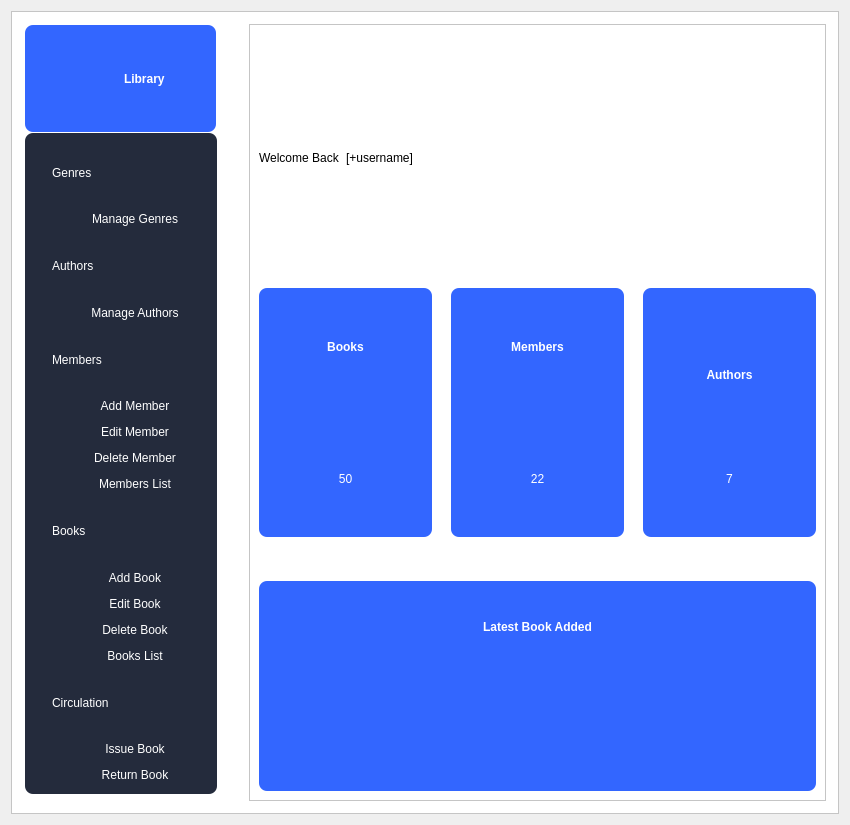
<?xml version="1.0" encoding="UTF-8"?>
<ui version="4.0">
 <class>digitalLibrary</class>
 <widget class="QDialog" name="digitalLibrary">
  <property name="geometry">
   <rect>
    <x>0</x>
    <y>0</y>
    <width>850</width>
    <height>825</height>
   </rect>
  </property>
  <property name="windowTitle">
   <string>Dialog</string>
  </property>
  <layout class="QVBoxLayout" name="verticalLayout_10">
   <item>
    <widget class="QFrame" name="frame_4">
     <property name="styleSheet">
      <string notr="true">background-color: rgb(255, 255, 255);</string>
     </property>
     <property name="frameShape">
      <enum>QFrame::StyledPanel</enum>
     </property>
     <property name="frameShadow">
      <enum>QFrame::Raised</enum>
     </property>
     <widget class="QFrame" name="frame_3">
      <property name="geometry">
       <rect>
        <x>238</x>
        <y>13</y>
        <width>577</width>
        <height>777</height>
       </rect>
      </property>
      <property name="styleSheet">
       <string notr="true">background-color: rgb(255, 255, 255);
</string>
      </property>
      <property name="frameShape">
       <enum>QFrame::StyledPanel</enum>
      </property>
      <property name="frameShadow">
       <enum>QFrame::Raised</enum>
      </property>
      <layout class="QVBoxLayout" name="verticalLayout_3">
       <item>
        <layout class="QHBoxLayout" name="horizontalLayout_23">
         <item>
          <layout class="QHBoxLayout" name="horizontalLayout_22">
           <item>
            <widget class="QLabel" name="label">
             <property name="styleSheet">
              <string notr="true">color: rgb(0, 0, 0);
font: 10pt &quot;Comic Sans MS&quot;;</string>
             </property>
             <property name="text">
              <string>Welcome Back</string>
             </property>
            </widget>
           </item>
           <item>
            <widget class="QLabel" name="username">
             <property name="styleSheet">
              <string notr="true">color: rgb(0, 0, 0);
font: 10pt &quot;Comic Sans MS&quot;;</string>
             </property>
             <property name="text">
              <string>[+username]</string>
             </property>
            </widget>
           </item>
          </layout>
         </item>
         <item>
          <spacer name="horizontalSpacer">
           <property name="orientation">
            <enum>Qt::Horizontal</enum>
           </property>
           <property name="sizeHint" stdset="0">
            <size>
             <width>138</width>
             <height>20</height>
            </size>
           </property>
          </spacer>
         </item>
        </layout>
       </item>
       <item>
        <layout class="QHBoxLayout" name="horizontalLayout_21">
         <item>
          <widget class="QFrame" name="frame_9">
           <property name="styleSheet">
            <string notr="true">background-color: #3366FF;
border-radius: 8px;</string>
           </property>
           <property name="frameShape">
            <enum>QFrame::StyledPanel</enum>
           </property>
           <property name="frameShadow">
            <enum>QFrame::Raised</enum>
           </property>
           <layout class="QVBoxLayout" name="verticalLayout_12">
            <item>
             <layout class="QVBoxLayout" name="verticalLayout_13">
              <item>
               <widget class="QLabel" name="label_24">
                <property name="styleSheet">
                 <string notr="true">font: 63 18pt &quot;Comic Sans MS&quot;;
color: rgb(255, 255, 255);
font-weight: bold;</string>
                </property>
                <property name="text">
                 <string>Books</string>
                </property>
                <property name="alignment">
                 <set>Qt::AlignCenter</set>
                </property>
               </widget>
              </item>
              <item>
               <spacer name="verticalSpacer_10">
                <property name="orientation">
                 <enum>Qt::Vertical</enum>
                </property>
                <property name="sizeType">
                 <enum>QSizePolicy::Fixed</enum>
                </property>
                <property name="sizeHint" stdset="0">
                 <size>
                  <width>20</width>
                  <height>28</height>
                 </size>
                </property>
               </spacer>
              </item>
              <item>
               <widget class="QLabel" name="bookNum">
                <property name="styleSheet">
                 <string notr="true">color: rgb(255, 255, 255);
font: 63 24pt &quot;Comic Sans MS&quot;;
</string>
                </property>
                <property name="text">
                 <string>50</string>
                </property>
                <property name="alignment">
                 <set>Qt::AlignCenter</set>
                </property>
               </widget>
              </item>
             </layout>
            </item>
           </layout>
          </widget>
         </item>
         <item>
          <spacer name="horizontalSpacer_19">
           <property name="orientation">
            <enum>Qt::Horizontal</enum>
           </property>
           <property name="sizeType">
            <enum>QSizePolicy::Fixed</enum>
           </property>
           <property name="sizeHint" stdset="0">
            <size>
             <width>13</width>
             <height>20</height>
            </size>
           </property>
          </spacer>
         </item>
         <item>
          <widget class="QFrame" name="frame_8">
           <property name="styleSheet">
            <string notr="true">background-color: #3366FF;
border-radius: 8px;</string>
           </property>
           <property name="frameShape">
            <enum>QFrame::StyledPanel</enum>
           </property>
           <property name="frameShadow">
            <enum>QFrame::Raised</enum>
           </property>
           <layout class="QVBoxLayout" name="verticalLayout_9">
            <item>
             <layout class="QVBoxLayout" name="verticalLayout_8">
              <item>
               <widget class="QLabel" name="label_20">
                <property name="styleSheet">
                 <string notr="true">font: 63 18pt &quot;Comic Sans MS&quot;;
color: rgb(255, 255, 255);
font-weight: bold;</string>
                </property>
                <property name="text">
                 <string>Members</string>
                </property>
                <property name="alignment">
                 <set>Qt::AlignCenter</set>
                </property>
               </widget>
              </item>
              <item>
               <spacer name="verticalSpacer_8">
                <property name="orientation">
                 <enum>Qt::Vertical</enum>
                </property>
                <property name="sizeType">
                 <enum>QSizePolicy::Fixed</enum>
                </property>
                <property name="sizeHint" stdset="0">
                 <size>
                  <width>20</width>
                  <height>28</height>
                 </size>
                </property>
               </spacer>
              </item>
              <item>
               <widget class="QLabel" name="memberNum">
                <property name="styleSheet">
                 <string notr="true">color: rgb(255, 255, 255);
font: 63 24pt &quot;Comic Sans MS&quot;;
</string>
                </property>
                <property name="text">
                 <string>22</string>
                </property>
                <property name="alignment">
                 <set>Qt::AlignCenter</set>
                </property>
               </widget>
              </item>
             </layout>
            </item>
           </layout>
          </widget>
         </item>
         <item>
          <spacer name="horizontalSpacer_21">
           <property name="orientation">
            <enum>Qt::Horizontal</enum>
           </property>
           <property name="sizeType">
            <enum>QSizePolicy::Fixed</enum>
           </property>
           <property name="sizeHint" stdset="0">
            <size>
             <width>13</width>
             <height>20</height>
            </size>
           </property>
          </spacer>
         </item>
         <item>
          <widget class="QFrame" name="frame_6">
           <property name="styleSheet">
            <string notr="true">background-color: #3366FF;
border-radius: 8px;</string>
           </property>
           <property name="frameShape">
            <enum>QFrame::StyledPanel</enum>
           </property>
           <property name="frameShadow">
            <enum>QFrame::Raised</enum>
           </property>
           <layout class="QHBoxLayout" name="horizontalLayout_20">
            <item>
             <layout class="QVBoxLayout" name="verticalLayout_7">
              <item>
               <spacer name="verticalSpacer_7">
                <property name="orientation">
                 <enum>Qt::Vertical</enum>
                </property>
                <property name="sizeType">
                 <enum>QSizePolicy::Fixed</enum>
                </property>
                <property name="sizeHint" stdset="0">
                 <size>
                  <width>20</width>
                  <height>28</height>
                 </size>
                </property>
               </spacer>
              </item>
              <item>
               <widget class="QLabel" name="label_13">
                <property name="styleSheet">
                 <string notr="true">font: 63 18pt &quot;Comic Sans MS&quot;;
color: rgb(255, 255, 255);
font-weight: bold;</string>
                </property>
                <property name="text">
                 <string>Authors</string>
                </property>
                <property name="alignment">
                 <set>Qt::AlignCenter</set>
                </property>
               </widget>
              </item>
              <item>
               <widget class="QLabel" name="authorNum">
                <property name="styleSheet">
                 <string notr="true">color: rgb(255, 255, 255);
font: 63 24pt &quot;Comic Sans MS&quot;;
</string>
                </property>
                <property name="text">
                 <string>7</string>
                </property>
                <property name="alignment">
                 <set>Qt::AlignCenter</set>
                </property>
               </widget>
              </item>
             </layout>
            </item>
           </layout>
          </widget>
         </item>
        </layout>
       </item>
       <item>
        <layout class="QVBoxLayout" name="verticalLayout_4">
         <item>
          <spacer name="verticalSpacer_3">
           <property name="orientation">
            <enum>Qt::Vertical</enum>
           </property>
           <property name="sizeType">
            <enum>QSizePolicy::Fixed</enum>
           </property>
           <property name="sizeHint" stdset="0">
            <size>
             <width>20</width>
             <height>38</height>
            </size>
           </property>
          </spacer>
         </item>
         <item>
          <widget class="QFrame" name="frame_7">
           <property name="styleSheet">
            <string notr="true">background-color: #3366FF;
border-radius: 8px;</string>
           </property>
           <property name="frameShape">
            <enum>QFrame::StyledPanel</enum>
           </property>
           <property name="frameShadow">
            <enum>QFrame::Raised</enum>
           </property>
           <layout class="QVBoxLayout" name="verticalLayout_5">
            <item>
             <widget class="QLabel" name="label_15">
              <property name="styleSheet">
               <string notr="true">font: 63 18pt &quot;Comic Sans MS&quot;;
color: rgb(255, 255, 255);
font-weight: bold;</string>
              </property>
              <property name="text">
               <string>Latest Book Added</string>
              </property>
              <property name="alignment">
               <set>Qt::AlignCenter</set>
              </property>
             </widget>
            </item>
            <item>
             <spacer name="verticalSpacer_6">
              <property name="orientation">
               <enum>Qt::Vertical</enum>
              </property>
              <property name="sizeType">
               <enum>QSizePolicy::Fixed</enum>
              </property>
              <property name="sizeHint" stdset="0">
               <size>
                <width>20</width>
                <height>38</height>
               </size>
              </property>
             </spacer>
            </item>
            <item>
             <layout class="QHBoxLayout" name="horizontalLayout_2">
              <item>
               <widget class="QLabel" name="cover_1">
                <property name="text">
                 <string/>
                </property>
               </widget>
              </item>
              <item>
               <widget class="QLabel" name="cover_2">
                <property name="text">
                 <string/>
                </property>
               </widget>
              </item>
              <item>
               <widget class="QLabel" name="cover_3">
                <property name="text">
                 <string/>
                </property>
               </widget>
              </item>
              <item>
               <widget class="QLabel" name="cover_4">
                <property name="text">
                 <string/>
                </property>
               </widget>
              </item>
             </layout>
            </item>
           </layout>
          </widget>
         </item>
        </layout>
       </item>
      </layout>
     </widget>
     <widget class="QFrame" name="frame">
      <property name="geometry">
       <rect>
        <x>14</x>
        <y>122</y>
        <width>192</width>
        <height>661</height>
       </rect>
      </property>
      <property name="styleSheet">
       <string notr="true">background-color: #242b3c;
border-radius:8px</string>
      </property>
      <property name="frameShape">
       <enum>QFrame::StyledPanel</enum>
      </property>
      <property name="frameShadow">
       <enum>QFrame::Raised</enum>
      </property>
      <layout class="QVBoxLayout" name="verticalLayout">
       <item>
        <layout class="QHBoxLayout" name="horizontalLayout_3">
         <item>
          <spacer name="horizontalSpacer_2">
           <property name="orientation">
            <enum>Qt::Horizontal</enum>
           </property>
           <property name="sizeType">
            <enum>QSizePolicy::Fixed</enum>
           </property>
           <property name="sizeHint" stdset="0">
            <size>
             <width>18</width>
             <height>20</height>
            </size>
           </property>
          </spacer>
         </item>
         <item>
          <widget class="QLabel" name="label_5">
           <property name="styleSheet">
            <string notr="true">font: 63 12pt &quot;Comic Sans MS&quot;;
color: rgb(255, 255, 255);</string>
           </property>
           <property name="text">
            <string>Genres</string>
           </property>
          </widget>
         </item>
        </layout>
       </item>
       <item>
        <layout class="QHBoxLayout" name="horizontalLayout_5">
         <item>
          <spacer name="horizontalSpacer_3">
           <property name="orientation">
            <enum>Qt::Horizontal</enum>
           </property>
           <property name="sizeType">
            <enum>QSizePolicy::Fixed</enum>
           </property>
           <property name="sizeHint" stdset="0">
            <size>
             <width>28</width>
             <height>20</height>
            </size>
           </property>
          </spacer>
         </item>
         <item>
          <widget class="QPushButton" name="manageGenre">
           <property name="styleSheet">
            <string notr="true">QPushButton{
font: 63 9pt &quot;Comic Sans MS&quot;;
color: rgb(255, 255, 255);
padding : 0 8px;
background: #242b3c;
}
QPushButton:hover:!pressed
{
background:#4f85e2;
border-radius:5px;
}</string>
           </property>
           <property name="text">
            <string>Manage Genres</string>
           </property>
           <property name="autoDefault">
            <bool>false</bool>
           </property>
           <property name="default">
            <bool>false</bool>
           </property>
           <property name="flat">
            <bool>true</bool>
           </property>
          </widget>
         </item>
        </layout>
       </item>
       <item>
        <layout class="QHBoxLayout" name="horizontalLayout_4">
         <item>
          <spacer name="horizontalSpacer_18">
           <property name="orientation">
            <enum>Qt::Horizontal</enum>
           </property>
           <property name="sizeType">
            <enum>QSizePolicy::Fixed</enum>
           </property>
           <property name="sizeHint" stdset="0">
            <size>
             <width>18</width>
             <height>20</height>
            </size>
           </property>
          </spacer>
         </item>
         <item>
          <widget class="QLabel" name="label_6">
           <property name="styleSheet">
            <string notr="true">font: 63 12pt &quot;Comic Sans MS&quot;;
color: rgb(255, 255, 255);</string>
           </property>
           <property name="text">
            <string>Authors</string>
           </property>
          </widget>
         </item>
        </layout>
       </item>
       <item>
        <layout class="QHBoxLayout" name="horizontalLayout_6">
         <item>
          <spacer name="horizontalSpacer_4">
           <property name="orientation">
            <enum>Qt::Horizontal</enum>
           </property>
           <property name="sizeType">
            <enum>QSizePolicy::Fixed</enum>
           </property>
           <property name="sizeHint" stdset="0">
            <size>
             <width>28</width>
             <height>20</height>
            </size>
           </property>
          </spacer>
         </item>
         <item>
          <widget class="QPushButton" name="manageAuthorButton">
           <property name="styleSheet">
            <string notr="true">QPushButton{
font: 63 9pt &quot;Comic Sans MS&quot;;
color: rgb(255, 255, 255);
padding : 0 8px;
background: #242b3c;
}
QPushButton:hover:!pressed
{
background:#4f85e2;
border-radius:5px;
}</string>
           </property>
           <property name="text">
            <string>Manage Authors</string>
           </property>
           <property name="autoDefault">
            <bool>false</bool>
           </property>
           <property name="default">
            <bool>false</bool>
           </property>
           <property name="flat">
            <bool>true</bool>
           </property>
          </widget>
         </item>
        </layout>
       </item>
       <item>
        <layout class="QHBoxLayout" name="horizontalLayout_17">
         <item>
          <spacer name="horizontalSpacer_16">
           <property name="orientation">
            <enum>Qt::Horizontal</enum>
           </property>
           <property name="sizeType">
            <enum>QSizePolicy::Fixed</enum>
           </property>
           <property name="sizeHint" stdset="0">
            <size>
             <width>18</width>
             <height>20</height>
            </size>
           </property>
          </spacer>
         </item>
         <item>
          <widget class="QLabel" name="label_7">
           <property name="styleSheet">
            <string notr="true">font: 63 12pt &quot;Comic Sans MS&quot;;
color: rgb(255, 255, 255);</string>
           </property>
           <property name="text">
            <string>Members</string>
           </property>
          </widget>
         </item>
        </layout>
       </item>
       <item>
        <layout class="QHBoxLayout" name="horizontalLayout_7">
         <item>
          <spacer name="horizontalSpacer_5">
           <property name="orientation">
            <enum>Qt::Horizontal</enum>
           </property>
           <property name="sizeType">
            <enum>QSizePolicy::Fixed</enum>
           </property>
           <property name="sizeHint" stdset="0">
            <size>
             <width>28</width>
             <height>20</height>
            </size>
           </property>
          </spacer>
         </item>
         <item>
          <widget class="QPushButton" name="addMemberBtn">
           <property name="styleSheet">
            <string notr="true">QPushButton{
font: 63 9pt &quot;Comic Sans MS&quot;;
color: rgb(255, 255, 255);
padding : 0 8px;
background: #242b3c;
}
QPushButton:hover:!pressed
{
background:#4f85e2;
border-radius:5px;
}</string>
           </property>
           <property name="text">
            <string>Add Member</string>
           </property>
           <property name="autoDefault">
            <bool>false</bool>
           </property>
           <property name="default">
            <bool>false</bool>
           </property>
           <property name="flat">
            <bool>true</bool>
           </property>
          </widget>
         </item>
        </layout>
       </item>
       <item>
        <layout class="QHBoxLayout" name="horizontalLayout_8">
         <item>
          <spacer name="horizontalSpacer_6">
           <property name="orientation">
            <enum>Qt::Horizontal</enum>
           </property>
           <property name="sizeType">
            <enum>QSizePolicy::Fixed</enum>
           </property>
           <property name="sizeHint" stdset="0">
            <size>
             <width>28</width>
             <height>20</height>
            </size>
           </property>
          </spacer>
         </item>
         <item>
          <widget class="QPushButton" name="editMemberBtn">
           <property name="styleSheet">
            <string notr="true">QPushButton{
font: 63 9pt &quot;Comic Sans MS&quot;;
color: rgb(255, 255, 255);
padding : 0 8px;
background: #242b3c;
}
QPushButton:hover:!pressed
{
background:#4f85e2;
border-radius:5px;
}</string>
           </property>
           <property name="text">
            <string>Edit Member</string>
           </property>
           <property name="autoDefault">
            <bool>false</bool>
           </property>
           <property name="default">
            <bool>false</bool>
           </property>
           <property name="flat">
            <bool>true</bool>
           </property>
          </widget>
         </item>
        </layout>
       </item>
       <item>
        <layout class="QHBoxLayout" name="horizontalLayout_9">
         <item>
          <spacer name="horizontalSpacer_7">
           <property name="orientation">
            <enum>Qt::Horizontal</enum>
           </property>
           <property name="sizeType">
            <enum>QSizePolicy::Fixed</enum>
           </property>
           <property name="sizeHint" stdset="0">
            <size>
             <width>28</width>
             <height>20</height>
            </size>
           </property>
          </spacer>
         </item>
         <item>
          <widget class="QPushButton" name="deleteMemberBtn">
           <property name="styleSheet">
            <string notr="true">QPushButton{
font: 63 9pt &quot;Comic Sans MS&quot;;
color: rgb(255, 255, 255);
padding : 0 8px;
background: #242b3c;
}
QPushButton:hover:!pressed
{
background:#4f85e2;
border-radius:5px;
}</string>
           </property>
           <property name="text">
            <string>Delete Member</string>
           </property>
           <property name="autoDefault">
            <bool>false</bool>
           </property>
           <property name="default">
            <bool>false</bool>
           </property>
           <property name="flat">
            <bool>true</bool>
           </property>
          </widget>
         </item>
        </layout>
       </item>
       <item>
        <layout class="QHBoxLayout" name="horizontalLayout_10">
         <item>
          <spacer name="horizontalSpacer_8">
           <property name="orientation">
            <enum>Qt::Horizontal</enum>
           </property>
           <property name="sizeType">
            <enum>QSizePolicy::Fixed</enum>
           </property>
           <property name="sizeHint" stdset="0">
            <size>
             <width>28</width>
             <height>20</height>
            </size>
           </property>
          </spacer>
         </item>
         <item>
          <widget class="QPushButton" name="membersListBtn">
           <property name="styleSheet">
            <string notr="true">QPushButton{
font: 63 9pt &quot;Comic Sans MS&quot;;
color: rgb(255, 255, 255);
padding : 0 8px;
background: #242b3c;
}
QPushButton:hover:!pressed
{
background:#4f85e2;
border-radius:5px;
}</string>
           </property>
           <property name="text">
            <string>Members List</string>
           </property>
           <property name="autoDefault">
            <bool>false</bool>
           </property>
           <property name="default">
            <bool>false</bool>
           </property>
           <property name="flat">
            <bool>true</bool>
           </property>
          </widget>
         </item>
        </layout>
       </item>
       <item>
        <layout class="QHBoxLayout" name="horizontalLayout_18">
         <item>
          <spacer name="horizontalSpacer_11">
           <property name="orientation">
            <enum>Qt::Horizontal</enum>
           </property>
           <property name="sizeType">
            <enum>QSizePolicy::Fixed</enum>
           </property>
           <property name="sizeHint" stdset="0">
            <size>
             <width>18</width>
             <height>20</height>
            </size>
           </property>
          </spacer>
         </item>
         <item>
          <widget class="QLabel" name="label_8">
           <property name="styleSheet">
            <string notr="true">font: 63 12pt &quot;Comic Sans MS&quot;;
color: rgb(255, 255, 255);</string>
           </property>
           <property name="text">
            <string>Books</string>
           </property>
          </widget>
         </item>
        </layout>
       </item>
       <item>
        <layout class="QHBoxLayout" name="horizontalLayout_11">
         <item>
          <spacer name="horizontalSpacer_9">
           <property name="orientation">
            <enum>Qt::Horizontal</enum>
           </property>
           <property name="sizeType">
            <enum>QSizePolicy::Fixed</enum>
           </property>
           <property name="sizeHint" stdset="0">
            <size>
             <width>28</width>
             <height>20</height>
            </size>
           </property>
          </spacer>
         </item>
         <item>
          <widget class="QPushButton" name="addBookBtn">
           <property name="styleSheet">
            <string notr="true">QPushButton{
font: 63 9pt &quot;Comic Sans MS&quot;;
color: rgb(255, 255, 255);
padding : 0 8px;
background: #242b3c;
}
QPushButton:hover:!pressed
{
background:#4f85e2;
border-radius:5px;
}</string>
           </property>
           <property name="text">
            <string>Add Book</string>
           </property>
           <property name="autoDefault">
            <bool>false</bool>
           </property>
           <property name="default">
            <bool>false</bool>
           </property>
           <property name="flat">
            <bool>true</bool>
           </property>
          </widget>
         </item>
        </layout>
       </item>
       <item>
        <layout class="QHBoxLayout" name="horizontalLayout_12">
         <item>
          <spacer name="horizontalSpacer_10">
           <property name="orientation">
            <enum>Qt::Horizontal</enum>
           </property>
           <property name="sizeType">
            <enum>QSizePolicy::Fixed</enum>
           </property>
           <property name="sizeHint" stdset="0">
            <size>
             <width>28</width>
             <height>20</height>
            </size>
           </property>
          </spacer>
         </item>
         <item>
          <widget class="QPushButton" name="editBookBtn">
           <property name="styleSheet">
            <string notr="true">QPushButton{
font: 63 9pt &quot;Comic Sans MS&quot;;
color: rgb(255, 255, 255);
padding : 0 8px;
background: #242b3c;
}
QPushButton:hover:!pressed
{
background:#4f85e2;
border-radius:5px;
}</string>
           </property>
           <property name="text">
            <string>Edit Book</string>
           </property>
           <property name="autoDefault">
            <bool>false</bool>
           </property>
           <property name="default">
            <bool>false</bool>
           </property>
           <property name="flat">
            <bool>true</bool>
           </property>
          </widget>
         </item>
        </layout>
       </item>
       <item>
        <layout class="QHBoxLayout" name="horizontalLayout_13">
         <item>
          <spacer name="horizontalSpacer_12">
           <property name="orientation">
            <enum>Qt::Horizontal</enum>
           </property>
           <property name="sizeType">
            <enum>QSizePolicy::Fixed</enum>
           </property>
           <property name="sizeHint" stdset="0">
            <size>
             <width>28</width>
             <height>20</height>
            </size>
           </property>
          </spacer>
         </item>
         <item>
          <widget class="QPushButton" name="deleteBookBtn">
           <property name="styleSheet">
            <string notr="true">QPushButton{
font: 63 9pt &quot;Comic Sans MS&quot;;
color: rgb(255, 255, 255);
padding : 0 8px;
background: #242b3c;
}
QPushButton:hover:!pressed
{
background:#4f85e2;
border-radius:5px;
}</string>
           </property>
           <property name="text">
            <string>Delete Book</string>
           </property>
           <property name="autoDefault">
            <bool>false</bool>
           </property>
           <property name="default">
            <bool>false</bool>
           </property>
           <property name="flat">
            <bool>true</bool>
           </property>
          </widget>
         </item>
        </layout>
       </item>
       <item>
        <layout class="QHBoxLayout" name="horizontalLayout_14">
         <item>
          <spacer name="horizontalSpacer_13">
           <property name="orientation">
            <enum>Qt::Horizontal</enum>
           </property>
           <property name="sizeType">
            <enum>QSizePolicy::Fixed</enum>
           </property>
           <property name="sizeHint" stdset="0">
            <size>
             <width>28</width>
             <height>20</height>
            </size>
           </property>
          </spacer>
         </item>
         <item>
          <widget class="QPushButton" name="booksListBtn">
           <property name="styleSheet">
            <string notr="true">QPushButton{
font: 63 9pt &quot;Comic Sans MS&quot;;
color: rgb(255, 255, 255);
padding : 0 8px;
background: #242b3c;
}
QPushButton:hover:!pressed
{
background:#4f85e2;
border-radius:5px;
}</string>
           </property>
           <property name="text">
            <string>Books List</string>
           </property>
           <property name="autoDefault">
            <bool>false</bool>
           </property>
           <property name="default">
            <bool>false</bool>
           </property>
           <property name="flat">
            <bool>true</bool>
           </property>
          </widget>
         </item>
        </layout>
       </item>
       <item>
        <layout class="QHBoxLayout" name="horizontalLayout_19">
         <item>
          <spacer name="horizontalSpacer_17">
           <property name="orientation">
            <enum>Qt::Horizontal</enum>
           </property>
           <property name="sizeType">
            <enum>QSizePolicy::Fixed</enum>
           </property>
           <property name="sizeHint" stdset="0">
            <size>
             <width>18</width>
             <height>20</height>
            </size>
           </property>
          </spacer>
         </item>
         <item>
          <widget class="QLabel" name="label_9">
           <property name="styleSheet">
            <string notr="true">font: 63 12pt &quot;Comic Sans MS&quot;;
color: rgb(255, 255, 255);</string>
           </property>
           <property name="text">
            <string>Circulation</string>
           </property>
          </widget>
         </item>
        </layout>
       </item>
       <item>
        <layout class="QHBoxLayout" name="horizontalLayout_15">
         <item>
          <spacer name="horizontalSpacer_14">
           <property name="orientation">
            <enum>Qt::Horizontal</enum>
           </property>
           <property name="sizeType">
            <enum>QSizePolicy::Fixed</enum>
           </property>
           <property name="sizeHint" stdset="0">
            <size>
             <width>28</width>
             <height>20</height>
            </size>
           </property>
          </spacer>
         </item>
         <item>
          <widget class="QPushButton" name="issueBookBtn">
           <property name="styleSheet">
            <string notr="true">QPushButton{
font: 63 9pt &quot;Comic Sans MS&quot;;
color: rgb(255, 255, 255);
padding : 0 8px;
background: #242b3c;
}
QPushButton:hover:!pressed
{
background:#4f85e2;
border-radius:5px;
}</string>
           </property>
           <property name="text">
            <string>Issue Book</string>
           </property>
           <property name="autoDefault">
            <bool>false</bool>
           </property>
           <property name="default">
            <bool>false</bool>
           </property>
           <property name="flat">
            <bool>true</bool>
           </property>
          </widget>
         </item>
        </layout>
       </item>
       <item>
        <layout class="QHBoxLayout" name="horizontalLayout_16">
         <item>
          <spacer name="horizontalSpacer_15">
           <property name="orientation">
            <enum>Qt::Horizontal</enum>
           </property>
           <property name="sizeType">
            <enum>QSizePolicy::Fixed</enum>
           </property>
           <property name="sizeHint" stdset="0">
            <size>
             <width>28</width>
             <height>20</height>
            </size>
           </property>
          </spacer>
         </item>
         <item>
          <widget class="QPushButton" name="returnBookBtn">
           <property name="styleSheet">
            <string notr="true">QPushButton{
font: 63 9pt &quot;Comic Sans MS&quot;;
color: rgb(255, 255, 255);
padding : 0 8px;
background: #242b3c;
}
QPushButton:hover:!pressed
{
background:#4f85e2;
border-radius:5px;
}</string>
           </property>
           <property name="text">
            <string>Return Book</string>
           </property>
           <property name="autoDefault">
            <bool>false</bool>
           </property>
           <property name="default">
            <bool>false</bool>
           </property>
           <property name="flat">
            <bool>true</bool>
           </property>
          </widget>
         </item>
        </layout>
       </item>
      </layout>
     </widget>
     <widget class="QFrame" name="frame_2">
      <property name="geometry">
       <rect>
        <x>14</x>
        <y>14</y>
        <width>191</width>
        <height>107</height>
       </rect>
      </property>
      <property name="styleSheet">
       <string notr="true">background-color: #3366FF;
border-radius: 8px;</string>
      </property>
      <property name="frameShape">
       <enum>QFrame::StyledPanel</enum>
      </property>
      <property name="frameShadow">
       <enum>QFrame::Raised</enum>
      </property>
      <layout class="QVBoxLayout" name="verticalLayout_15">
       <item>
        <layout class="QHBoxLayout" name="horizontalLayout">
         <item>
          <widget class="QLabel" name="label_3">
           <property name="text">
            <string/>
           </property>
           <property name="pixmap">
            <pixmap resource="icons.qrc">:/logo.png</pixmap>
           </property>
          </widget>
         </item>
         <item>
          <layout class="QVBoxLayout" name="verticalLayout_2">
           <item>
            <spacer name="verticalSpacer_2">
             <property name="orientation">
              <enum>Qt::Vertical</enum>
             </property>
             <property name="sizeType">
              <enum>QSizePolicy::Fixed</enum>
             </property>
             <property name="sizeHint" stdset="0">
              <size>
               <width>20</width>
               <height>13</height>
              </size>
             </property>
            </spacer>
           </item>
           <item>
            <widget class="QLabel" name="label_4">
             <property name="styleSheet">
              <string notr="true">font: 63 18pt &quot;Comic Sans MS&quot;;
color: rgb(255, 255, 255);
font-weight: bold;</string>
             </property>
             <property name="text">
              <string>Library</string>
             </property>
            </widget>
           </item>
           <item>
            <spacer name="verticalSpacer">
             <property name="orientation">
              <enum>Qt::Vertical</enum>
             </property>
             <property name="sizeType">
              <enum>QSizePolicy::Fixed</enum>
             </property>
             <property name="sizeHint" stdset="0">
              <size>
               <width>20</width>
               <height>13</height>
              </size>
             </property>
            </spacer>
           </item>
          </layout>
         </item>
        </layout>
       </item>
      </layout>
     </widget>
    </widget>
   </item>
  </layout>
 </widget>
 <resources>
  <include location="icons.qrc"/>
 </resources>
 <connections/>
</ui>
